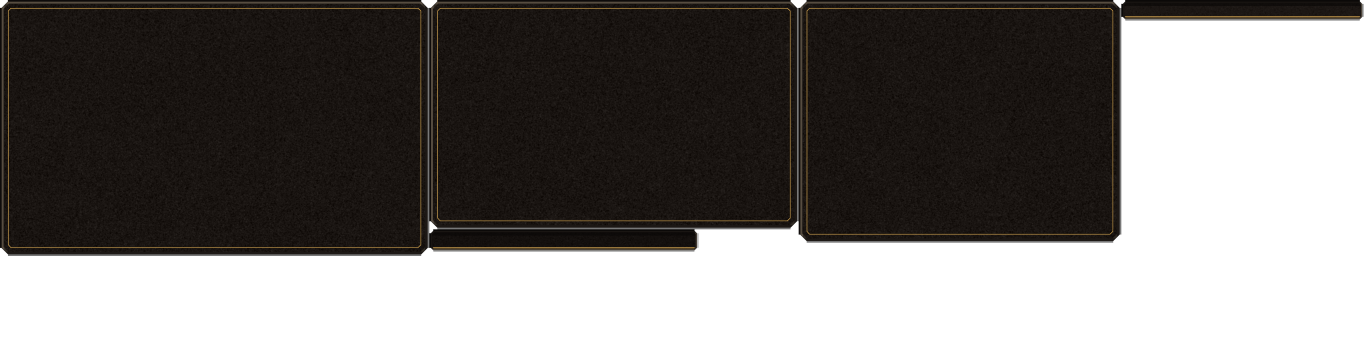
#> input picture AWAKE/AssetSources/GauntletUI/ui_awake_frame_1.png, 4096 x 1024 px, given in place of General__Button__main_button_regular.png, which was not available (shown at 1/3 size)
$ python _probe_vs.py
#> lines starting #> are read from the running program, lines starting #| are printed output that depends on the picture; after the words box and inside, x2 and y2 are one past the last pixel; in counts of white or black regions, pixels touching at a corner belong together; pictures that were not available may be replaced by others from this repository, and a replacement may not be noted
# -*- coding: utf-8 -*-
"""把"廉价感"变成一张能对数的表：原版 h35 vs 我们，同一套分块定义。

只做一件事——**同底、同高、同口径**地量两边，输出到 out/study/cheap/vs_values.txt。
分块定义（1× 像素）：
  端头件   : x ∈ [0, TIPW)   与 [W-TIPW, W)
  长边轨   : y ∈ [0, 7)      与 [H-7, H)  ，x 取中段 1/3，避开端头
  木面中段 : x 中段 1/3、y ∈ [8, H-8)
另附：全宽逐行均值剖面、铁木**面积占比**（按"该块里有多少是木色"粗估）。
"""
import os

from PIL import Image

import make_button_primary as mb

HERE = mb.HERE
OUT = os.path.join(HERE, "out", "study", "cheap")
REF = os.path.normpath(os.path.join(HERE, "..", "awake-ui-lab", "out", "atlas",
                                    "sprites", "General__Button__main_button_regular.png"))
TIPW = 24          # 端头件区宽（1×）——原版按同高折算约 24，我们也定 24
RAIL = 7


def lum(px):
    return 0.2126 * px[0] + 0.7152 * px[1] + 0.0722 * px[2]


def ref_body():
    im = Image.open(REF).convert("RGBA")
#> im is the input picture: PIL image 4096x1024 RGBA; mean R, G, B, A 16.4, 13.1, 10.8, 154
    a = im.split()[3].point(lambda v: 255 if v > 128 else 0)
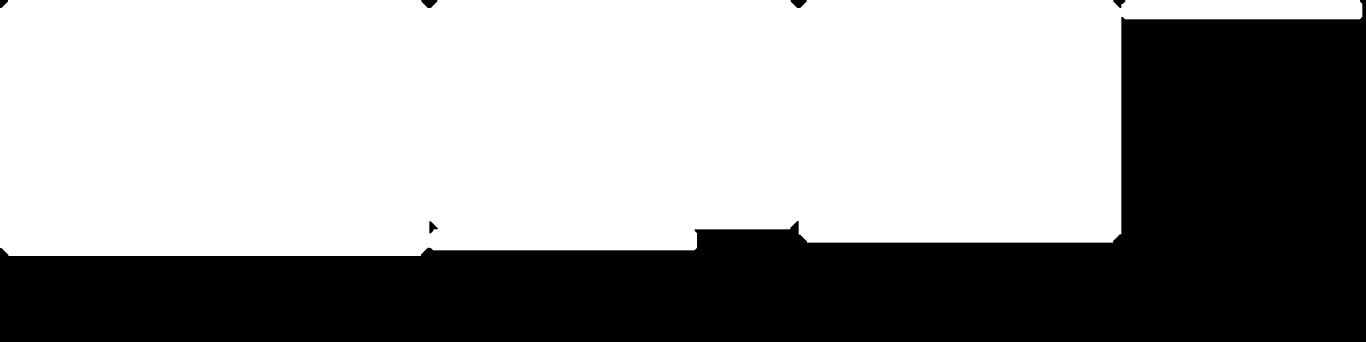
#> a: PIL image 4096x1024 L (shown at 1/3 size); 60.6% white; 6 black regions, box (x1, y1, x2, y2) and area: (0, 0, 4096, 1024) 1647896, (1264, 0, 1312, 24) 772, (2372, 0, 2420, 24) 772, (1288, 664, 1313, 700) 507, (3340, 0, 3376, 24) 502, (0, 0, 24, 24) 386
    body = im.crop(a.getbbox())
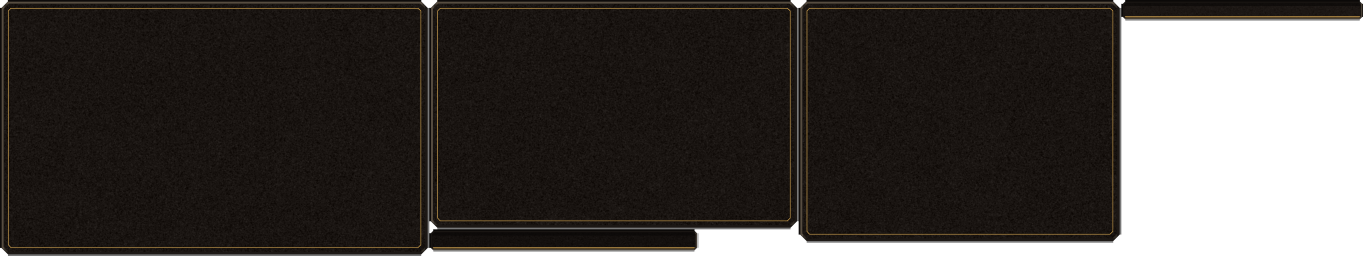
#> body: PIL image 4087x768 RGBA (shown at 1/3 size); mean R, G, B, A 21.9, 17.5, 14.4, 205.8; transparent parts drawn white
    w = max(1, int(round(body.width * 35 / float(body.height))))
#> w = 186
    return body.resize((w, 35), Image.LANCZOS)
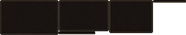
#> returned value: PIL image 186x35 RGBA; mean R, G, B, A 23.2, 18.7, 14.8, 205.8; transparent parts drawn white


# ⛔ 10:3x 修的一个**测量坑**：第一版把 RGBA 直接 convert("RGB") 再统计，
#    于是**全透明像素的 RGB（≈0）被当成"很暗的铁"**算进了均值和逐行剖面 ——
#    端头那一块本来就有大量透视背景（收尖），均值被凭空压低一大截。
#    ⇒ 一切统计只计 **alpha > 128** 的像素；逐行剖面也改成"该行实心像素的均值"。
A_MIN = 128


def stats(im, x0, x1, y0, y1, tag, lines):
    px = im.load()
    vals = []
    for y in range(max(0, y0), min(im.height, y1)):
        for x in range(max(0, x0), min(im.width, x1)):
            r, g, b, a = px[x, y]
            if a > A_MIN:
                vals.append(lum((r, g, b)))
    if not vals:
        lines.append("%-14s  (空)" % tag)
        return
    vals.sort()
    n = len(vals)
    mean = sum(vals) / n
    med = vals[n // 2]
    hi = sum(1 for v in vals if v > 100)
    lines.append("%-14s 均值 %6.1f ｜ 中位 %6.1f ｜ min %5.1f ｜ max %6.1f ｜ >100 占 %5.1f%% ｜ n=%d"
                 % (tag, mean, med, vals[0], vals[-1], 100.0 * hi / n, n))


def report(im, name, lines):
    im = im.convert("RGBA")
    W, H = im.size
    px = im.load()
    lines.append("=" * 96)
    lines.append("%s   %dx%d" % (name, W, H))
    lines.append("-" * 96)
    lines.append("逐行均值（**只计实心像素**，alpha>%d）：" % A_MIN)
    for y in range(H):
        vs = [lum(px[x, y][:3]) for x in range(W) if px[x, y][3] > A_MIN]
        if not vs:
            lines.append("  y%02d       -  (全透明)" % y)
            continue
        s = sum(vs) / float(len(vs))
        bar = "#" * int(s / 4.0)
        lines.append("  y%02d %7.1f  %s  (%d/%d 实心)" % (y, s, bar, len(vs), W))
    lines.append("-" * 96)
    mid0, mid1 = W // 3, W - W // 3
    stats(im, 0, TIPW, 0, H, "端头件 左", lines)
    stats(im, W - TIPW, W, 0, H, "端头件 右", lines)
    stats(im, mid0, mid1, 0, RAIL, "长边轨 上", lines)
    stats(im, mid0, mid1, H - RAIL, H, "长边轨 下", lines)
    stats(im, mid0, mid1, RAIL + 1, H - RAIL - 1, "木面 中段", lines)
    # 铁 / 木 面积比：按"实心且偏暖（黄）"粗判木面
    wood = 0
    solid = 0
    for y in range(H):
        for x in range(W):
            r, g, b, a = px[x, y]
            if a <= A_MIN:
                continue
            solid += 1
            if r > b + 8 and g > b + 6:      # 暖/黄 ⇒ 木
                wood += 1
    lines.append("-" * 96)
    lines.append("实心像素 %d ｜ 其中偏暖(木) %d  ⇒ 木面占实心面积 %.1f%%"
                 % (solid, wood, 100.0 * wood / max(1, solid)))
    lines.append("")


def main():
    os.makedirs(OUT, exist_ok=True)
    lines = []
    ref = ref_body()
    ours = Image.open(os.path.join(mb.OUT_BTN, "btn_primary_110.png")).convert("RGB")
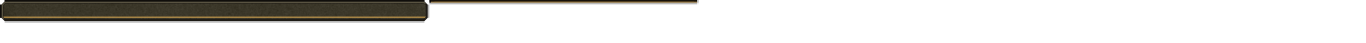
#> input picture AWAKE/AssetSources/GauntletUI/ui_awake_ornament_1.png, 4096 x 128 px, given in place of btn_primary_110.png, which was not available (shown at 1/3 size)
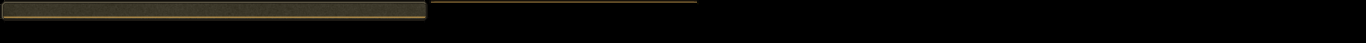
#> ours: PIL image 4096x128 RGB (shown at 1/3 size); mean R, G, B 10.3, 9.2, 6.4
    report(ref, "原版（缩到 h35）", lines)
#> the loop in report, `for y in range(H):` made 35 passes
#> (s, bar) on passes 1 to 12: (35.58, '########'), (29.68, '#######'), (26.46, '######'), (21.87, '#####'), (21.57, '#####'), (21.62, '#####'), (21.6, '#####'), (21.64, '#####'), (21.39, '#####'), (21.4, '#####'), (21.25, '#####'), (21.22, '#####')
#> after the loop in report, `for y in range(H):`: lines = 39 items
#> after the loop in stats, `for y in range(max(0, y0), min(im.height, y1)):`: vals = 838 values, max 40.84 at index 3, min 15.57 at index 769, mean 22.84
#> in stats, `n = len(vals)`: n = 838
#> in stats, `mean = sum(vals) / n`: mean = 22.84
#> in stats, `med = vals[n // 2]`: med = 20.85
#> in stats, `hi = sum(1 for v in vals if v > 100)`: hi = 0
#> after the loop in report, `for y in range(H):`: solid = 5265; wood = 843
    report(ours, "我们 btn_primary_110", lines)
#> the loop in report (call 2), `for y in range(H):` made 128 passes
#> (s, bar) on passes 1 to 12: (7.85, '#'), (7.85, '#'), (7.85, '#'), (7.85, '#'), (7.85, '#'), (55.83, '#############'), (62.24, '###############'), (36.18, '#########'), (24.19, '######'), (6.17, '#'), (16.78, '####'), (16.97, '####')
    p = os.path.join(OUT, "vs_values.txt")
    with open(p, "w", encoding="utf-8") as f:
        f.write("\n".join(lines))
    print("->", p)


if __name__ == "__main__":
    main()
